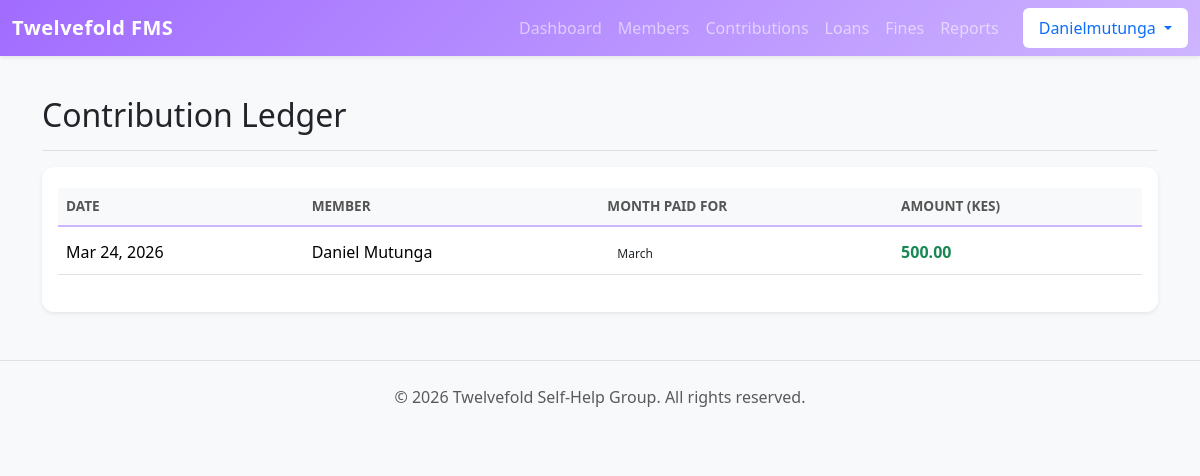
/finance/contributions/ (signed in), run on the app's committed database.
### finance/models.py (models this page shows, shortened)
class Contribution(models.Model):
    member = models.ForeignKey(Member, on_delete=models.CASCADE)
    amount = models.DecimalField(max_digits=10, decimal_places=2)
    date = models.DateField(default=timezone.now)
    month_paid_for = models.CharField(
        max_length=20,
        choices=[
            ('January', 'January'), ('February', 'February'), ('March', 'March'),
            ('April', 'April'), ('May', 'May'), ('June', 'June'),
            ('July', 'July'), ('August', 'August'), ('September', 'September'),
            ('October', 'October'), ('November', 'November'), ('December', 'December')
        ]
    )

### members/models.py (models this page shows)
class Member(models.Model):
    user = models.OneToOneField(User, on_delete=models.SET_NULL, null=True, blank=True, related_name='member_profile')
    first_name = models.CharField(max_length=50)
    last_name = models.CharField(max_length=50)
    phone_number = models.CharField(
        max_length=15,
        unique=True,
        help_text="Format: 07XX XXX XXX"
    )
    date_joined = models.DateField(default=timezone.now)
    monthly_contribution_amount = models.DecimalField(max_digits=10, decimal_places=2, default=0.00, blank=True, null=True)
    is_active = models.BooleanField(default=True)
    def __str__(self):
        return f"{self.first_name} {self.last_name}"
    class Meta:
        ordering = ['first_name']

### finance/views.py (the view)
# urls.py: path('contributions/', views.contribution_list, name='contribution_list'),
@login_required
def contribution_list(request):
    if request.user.is_staff:
        contributions = Contribution.objects.all().order_by('-date')
    else:
        member = getattr(request.user, 'member_profile', None)
        contributions = Contribution.objects.filter(member=member).order_by('-date') if member else []
    return render(request, 'finance/contribution_list.html', {'contributions': contributions})

### templates/finance/contribution_list.html (shortened to what this page needs)
<!DOCTYPE html>
<html lang="en">
<head>
</head>
<body>
{% extends 'base.html' %}
{% block content %}
<div class="d-flex justify-content-between flex-wrap flex-md-nowrap align-items-center pt-3 pb-2 mb-3 border-bottom">
    <h1 class="h2">Contribution Ledger</h1>
</div>
<div class="card shadow-sm">
    <div class="card-body">
        <div class="table-responsive">
            <table class="table table-hover">
                <thead class="table-light">
                    <tr>
                        <th>Date</th>
                        <th>Member</th>
                        <th>Month Paid For</th>
                        <th>Amount (KES)</th>
                    </tr>
                </thead>
                <tbody>
                    {% for contribution in contributions %}
                    <tr>
                        <td>{{ contribution.date|date:"M d, Y" }}</td>
                        <td>{{ contribution.member }}</td>
                        <td>
                            <span class="badge bg-accent text-dark">{{ contribution.month_paid_for }}</span>
                        </td>
                        <td class="fw-bold text-success">{{ contribution.amount }}</td>
                    </tr>
                    {% empty %}
                    <tr>
                        <td colspan="4" class="text-center text-muted py-4">
                            No contributions recorded yet.
                        </td>
                    </tr>
                    {% endfor %}
                </tbody>
            </table>
        </div>
    </div>
</div>
{% endblock %}

### templates/base.html (shortened to what this page needs)
{% load static %}
<!DOCTYPE html>
<html lang="en">
<head>
    <link rel="stylesheet" href="{% static 'css/bootstrap.min.css' %}">
    <link rel="stylesheet" href="{% static 'css/styles.css' %}">
</head>
<body class="bg-light">
    <nav class="navbar navbar-expand-lg navbar-dark navbar-custom mb-4 shadow-sm">
        <div class="container-fluid">
            <a class="navbar-brand fw-bold" href="{% url 'dashboard' %}">Twelvefold FMS</a>
            <div class="collapse navbar-collapse" id="navbarNav">
                {% if user.is_authenticated %}
                <ul class="navbar-nav ms-auto">
                    {% if user.is_staff or user.member_profile %}
                        <li class="nav-item"><a class="nav-link" href="{% url 'dashboard' %}">Dashboard</a></li>
                        <li class="nav-item"><a class="nav-link" href="{% url 'member_list' %}">Members</a></li>
                        <li class="nav-item"><a class="nav-link" href="{% url 'contribution_list' %}">Contributions</a></li>
                        <li class="nav-item"><a class="nav-link" href="{% url 'loan_list' %}">Loans</a></li>
                        <li class="nav-item"><a class="nav-link" href="{% url 'fine_list' %}">Fines</a></li>
                        <li class="nav-item"><a class="nav-link" href="{% url 'financial_report' %}">Reports</a></li>
                    {% endif %}
                    <li class="nav-item dropdown ms-3">
                        <a class="nav-link dropdown-toggle bg-white text-primary rounded px-3" href="#" role="button" data-bs-toggle="dropdown">
                             {{ user.username|title }}
                        </a>
                    </li>
                </ul>
                {% endif %}
            </div>
        </div>
    </nav>
    <div class="container">
        {% block content %}
        {% endblock %}
    </div>
    <footer class="text-center py-4 mt-5 text-muted border-top">
        <p>&copy; 2026 Twelvefold Self-Help Group. All rights reserved.</p>
    </footer>
</body>
</html>

### static/css/styles.css (style rules this page uses)
:root { --c-lavender-mist: #D3D3FF; --c-pale-purple: #CEB5FF; --c-dark-purple: #a16cff; --c-soft-blue: #8EC1DE; --c-vivid-blue: #38A8FF; --c-dark-blue: #0d6efd; }
body { background-color: #f4f7f6; font-family: 'Segoe UI', Tahoma, Geneva, Verdana, sans-serif; }
.navbar-custom { background: linear-gradient(135deg, var(--c-dark-purple), var(--c-pale-purple)); box-shadow: 0 2px 10px rgba(0,0,0,0.1); }
.navbar-brand { font-weight: 1000; letter-spacing: 0.5px; }
.card { border: none; border-radius: 12px; transition: transform 0.3s ease, box-shadow 0.3s ease; background-color: white; }
.table { border-collapse: separate; border-spacing: 0 5px; }
.table thead th { border-bottom: 2px solid var(--c-pale-purple); color: #555; font-weight: 600; text-transform: uppercase; font-size: 0.85rem; }
.badge { padding: 6px 10px; border-radius: 6px; font-weight: 500; }

### data on the page
Contribution: date "Mar 24, 2026", member "Daniel Mutunga", month_paid_for "March", amount "500.00"

### other printed values
{{ user.username|title }} "Danielmutunga"
